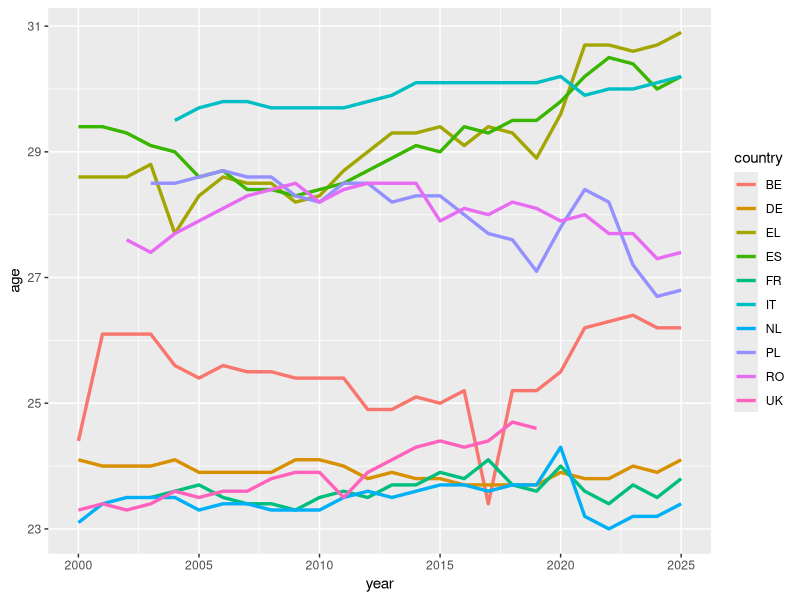
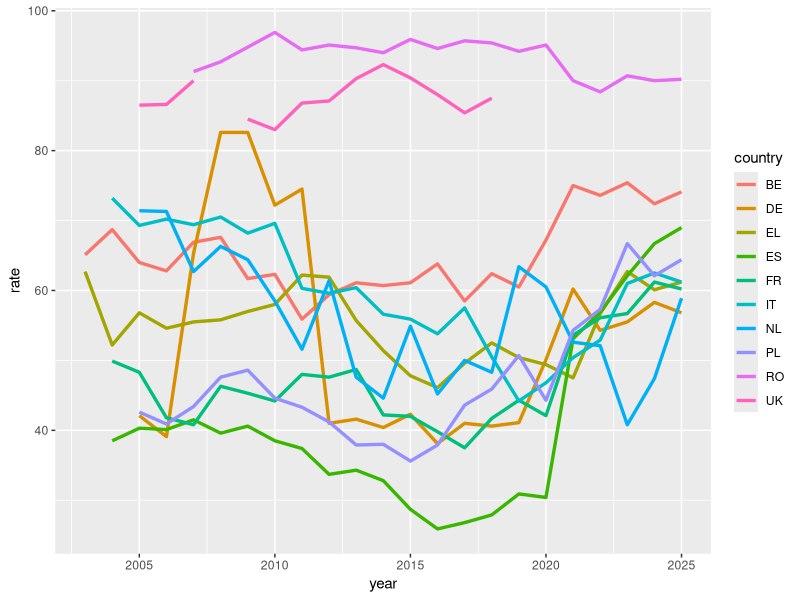

Generate these figures, in order, with R:
## ---- chunk 1
library(readr)
library(stringr)
library(dplyr)
library(tidyr)
library(magrittr)
library(lubridate)
library(ggplot2)
## ---- chunk 2
poblacion <- read_tsv('data/poblacion_paises.tsv')
str(poblacion)
head(poblacion)

colnames(poblacion)[1] <- 'country'
poblacion %<>% mutate(country = sub("^.*,", "", country)) %>% mutate(across(-1, ~ as.numeric(gsub('[^0-9.]', '', .x))))

poblacion %<>% transmute(country, population = rowMeans(select(., -country), na.rm = TRUE))
# Calculamos la media poblacional de cada pais desde el 2000 hasta hoy

poblacion %<>% arrange(desc(population)) %>% filter(!(country %in% c('RU', 'UA', 'DE_TOT', 'TR', 'FX', 'BY', 'AZ')))
# Ordenamos los paises de mayor a menor poblacion
# Eliminamos algunos que no pertenecen politicamente a Europa

mas.poblacion10 <- poblacion$country[1:10]
# Nos quedamos con los nombres de los 10 primeros

mas.poblacion5 <- poblacion$country[1:5]
# Nos quedamos con los nombres de los 5 primeros
## ---- chunk 3
indep.resid <- read_tsv('data/edad_independencia_residencial.tsv')
str(indep.resid)
head(indep.resid)

colnames(indep.resid)[1] <- 'sex.country'
indep.resid %<>% mutate(sex.country = sub("^.*,([^,]*,[^,]*)$", "\\1", sex.country)) %>% separate(sex.country, into = c('sex', 'country'), sep = ',') %>% mutate(sex = factor(sex))

indep.resid %<>% mutate(across(c(-1, -2), ~ as.numeric(gsub('[^0-9.]', '', .x)))) %>% pivot_longer(cols = c(-1, -2), names_to = 'year', values_to = 'age') %>% mutate(year = as.numeric(year))
## ---- chunk 4
vivir.padres1834 <- read_tsv('data/vivir_con_padres18-34.tsv')
str(vivir.padres1834)
head(vivir.padres1834)

colnames(vivir.padres1834)[1] <- 'salary.country'
vivir.padres1834 %<>% mutate(salary.country = sub("^[^,]*,([^,]*,).*,([^,]*)$", "\\1\\2", salary.country)) %>% separate(salary.country, into = c('salary', 'country'), sep = ',') %>% mutate(salary = factor(salary, levels = c('SAL_TEMP', 'SAL_PERM'), labels = c('temporary', 'permanent')))

vivir.padres1834 %<>% mutate(across(c(-1, -2), ~ as.numeric(gsub('[^0-9.]', '', .x)))) %>% pivot_longer(cols = c(-1, -2), names_to = 'year', values_to = 'rate') %>% mutate(year = as.numeric(year))
## ---- chunk 5
precio.vivienda <- read_tsv('data/precio_vivienda.tsv')
str(precio.vivienda)
head(precio.vivienda)

colnames(precio.vivienda)[1] <- 'country'
precio.vivienda %<>% mutate(country = sub(".*,", "", country))

precio.vivienda %<>% mutate(across(-1, ~ as.numeric(gsub('[^0-9.]', '', .x)))) %>% pivot_longer(cols = -1, names_to = 'year.quadri', values_to = 'rel.price2015')

precio.vivienda %<>% separate(year.quadri, into = c('year', 'quadri'), sep = '-') %>% mutate(quadri = factor(quadri, ordered=TRUE)) %>% mutate(year = as.numeric(year))
## ---- chunk 6
precio.alquiler <- read_tsv('data/precio_alquiler.tsv')
str(precio.alquiler)
head(precio.alquiler)

colnames(precio.alquiler)[1] <- 'country'
precio.alquiler %<>% mutate(country = sub(".*,", "", country))

precio.alquiler %<>% mutate(across(-1, ~ as.numeric(gsub('[^0-9.]', '', .x)))) %>% pivot_longer(cols = -1, names_to = 'year', values_to = 'rel.price2015') %>% mutate(year = as.numeric(year))
## ---- chunk 7
salarios <- read_tsv('data/salarios.tsv')
str(salarios)
head(salarios)

colnames(salarios)[1] <- 'age.country'
salarios %<>% mutate(age.country = sub("^[^,]*,([^,]*,).*,([^,]*)$", "\\1\\2", age.country)) %>% separate(age.country, into = c('age', 'country'), sep = ',') %>% mutate(age = factor(age, ordered = TRUE))

salarios %<>% mutate(across(c(-1, -2), ~ as.numeric(gsub('[^0-9.]', '', .x)))) %>% pivot_longer(cols = c(-1, -2), names_to = 'year', values_to = 'price.eur') %>% mutate(year = as.numeric(year))
## ---- chunk 8
hacinamiento1629 <- read_tsv('data/hacinamiento_nacimiento16-29.tsv')
str(hacinamiento1629)
head(hacinamiento1629)

colnames(hacinamiento1629)[1] <- 'birth.sex.country'
hacinamiento1629 %<>% mutate(birth.sex.country = sub("^.*,([^,]*,[^,]*,)[^,]*,([^,]*)$", "\\1\\2", birth.sex.country)) %>% separate(birth.sex.country, into = c('birth', 'sex', 'country'), sep = ',') %>% mutate(birth = factor(birth, levels = c('EU28_FOR', 'NEU28_FOR', 'NAT'), labels = c('European', 'Foreigner', 'National'))) %>% mutate(sex = factor(sex))

hacinamiento1629 %<>% mutate(across(c(-1, -2, -3), ~ as.numeric(gsub('[^0-9.]', '', .x)))) %>% pivot_longer(cols = c(-1, -2, -3), names_to = 'year', values_to = 'rate') %>% mutate(year = as.numeric(year))
## ---- chunk 9
retr.pagos1629 <- read_tsv('data/retrasos_pagos_16-29.tsv')
str(retr.pagos1629)
head(retr.pagos1629)

colnames(retr.pagos1629)[1] <- 'country'
retr.pagos1629 %<>% mutate(country = sub("^.*,", "", country))

retr.pagos1629 %<>% mutate(across(-1, ~ as.numeric(gsub('[^0-9.]', '', .x)))) %>% pivot_longer(cols = -1, names_to = 'year', values_to = 'rate') %>% mutate(year = as.numeric(year))
## ---- chunk 10
tasa.desemp1539 <- read_tsv('data/desempleo_nivel_educativo15-39.tsv')
# Cargamos los datos
str(tasa.desemp1539)
head(tasa.desemp1539)
# Los visualizamos para ver problemas

colnames(tasa.desemp1539)[1] <- 'sex.level.country'
# Renombramos la 1a columna, ya que solo nos interesan el sexo, nivel educativo y pais
tasa.desemp1539 %<>% mutate(sex.level.country = sub("^.*,([^,]*),([^,]*),([^,]*,[^,]*)$", "\\1,\\3", sex.level.country)) %>% separate(sex.level.country, into = c('sex', 'level', 'country'), sep = ',') %>% mutate(level = factor(level, levels = c('ED0-2', 'ED3_4', 'ED5-8'), labels = c('until.mid.sec', 'until.bac', 'university'), ordered = TRUE)) %>% mutate(sex = factor(sex))
# Quitamos la informacion de las instancias salvo sexo, nivel educativo y pais
# Y separamos ambas columnas
# Convertimos el sexo y el nivel educativo en factores

tasa.desemp1539 %<>% mutate(across(c(-1, -2, -3), ~ as.numeric(gsub('[^0-9.]', '', .x)))) %>% pivot_longer(cols = c(-1, -2, -3), names_to = 'year.quadri', values_to = 'rate')
# Hacemos que las tasas sean exclusivamente numericas
# Pasamos los años a formato tidy
# Obtenemos una columna con los años y sus respectivos cuatrimestres

tasa.desemp1539 %<>% separate(year.quadri, into = c('year', 'quadri'), sep = '-') %>% mutate(quadri = factor(quadri, ordered=TRUE)) %>% mutate(year = as.numeric(year))
# Separamos en columnas de año y cuatrimestre
# Pasamos los cuatrimestres a factor
# Pasamos los años a numerico
## ---- chunk 11
tempor.inv1529 <- read_tsv('data/temporalidad_involuntaria15-29.tsv')
str(tempor.inv1529)
head(tempor.inv1529)

colnames(tempor.inv1529)[1] <- 'sex.country'
tempor.inv1529 %<>% mutate(sex.country = sub("^.*,([^,]*),([^,]*,[^,]*),([^,]*)$", "\\1,\\3", sex.country)) %>% separate(sex.country, into = c('sex', 'country'), sep = ',') %>% mutate(sex = factor(sex))

tempor.inv1529 %<>% mutate(across(c(-1, -2), ~ as.numeric(gsub('[^0-9.]', '', .x)))) %>% pivot_longer(cols = c(-1, -2), names_to = 'year', values_to = 'rate') %>% mutate(year = as.numeric(year))
## ---- chunk 12
tempor.educ1539 <- read_tsv('data/temporalidad_nivel_educativo15-39.tsv')
str(tempor.educ1539)
head(tempor.educ1539)

colnames(tempor.educ1539)[1] <- 'sex.level.country'
tempor.educ1539 %<>% mutate(sex.level.country = sub("^.*,([^,]*),([^,]*),([^,]*,[^,]*)$", "\\1,\\3", sex.level.country)) %>% separate(sex.level.country, into = c('sex', 'level', 'country'), sep = ',') %>% mutate(level = factor(level, levels = c('ED0-2', 'ED3_4', 'ED5-8'), labels = c('until.mid.sec', 'until.bac', 'university'), ordered = TRUE)) %>% mutate(sex = factor(sex))

tempor.educ1539 %<>% mutate(across(c(-1, -2, -3), ~ as.numeric(gsub('[^0-9.]', '', .x)))) %>% pivot_longer(cols = c(-1, -2, -3), names_to = 'year', values_to = 'thous.pers') %>% mutate(year = as.numeric(year))
## ---- chunk 13
indep.resid.total <- indep.resid %>% filter(sex == 'T' & country %in% mas.poblacion10)
ggplot(data = indep.resid.total, mapping = aes(x = year, y = age)) + geom_line(aes(color = country), linewidth = 1.15, na.rm = TRUE)
## ---- chunk 14
vivir.padres1834.total <- vivir.padres1834 %>% filter(country %in% mas.poblacion10, salary == 'permanent')
ggplot(data = vivir.padres1834.total, mapping = aes(x = year, y = rate)) + geom_line(aes(color = country), linewidth = 1.15, na.rm = TRUE)
